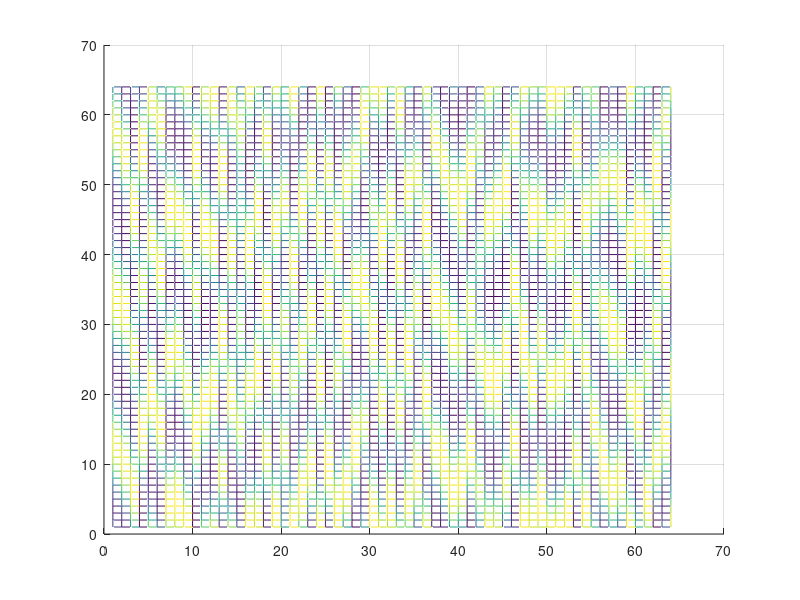

MATLAB code for this plot:
clear all;
clc;
clf;
more off  %movie-like simulation

Nx = 64;
Ny = 64;

for i = 1:Nx
  for j = 1:Ny
    c(i,j) = 0.5 + 0.1*(0.5-rand());
  endfor
endfor

mesh(c);
view(2);

pause(0)
dt = 0.5;
halfNx = Nx/2;
halfNy = Ny/2;
delkx = 2*pi / Nx;
delky = 2*pi/Ny;
A = 1.0;
M = 1.0;
kappa = 1.0;

for m = 1:10
  for n = 1:20
    g = 2.*A.*c.*(1-c).*(1-2.*c);
    ghat = fft2(g);
    chat = fft2(c);
    
    for i = 1:Nx
      if ((i-1)<=halfNx) kx = (i-1)*delkx;
      endif
      if ((i-1)>halfNx) kx = (i-Nx-1)*delkx;
      endif 
      for j = 1:Ny
        if ((i-1)<=halfNy) ky = (i-1)*delky;
        endif
        if ((i-1)>halfNy) ky = (i-Ny-1)*delky;
      endif
      k2 = kx*kx + ky*ky;
      k4 = k2*k2;
      
      chat(i,j) = (chat(i,j)-M*dt*k2*ghat(i,j))/(1+2*M*kappa*k4*dt);
      endfor
    endfor
    c = real(ifft2(chat));
  endfor
  mesh(c);
  view(2);
  pause(0);
endfor
